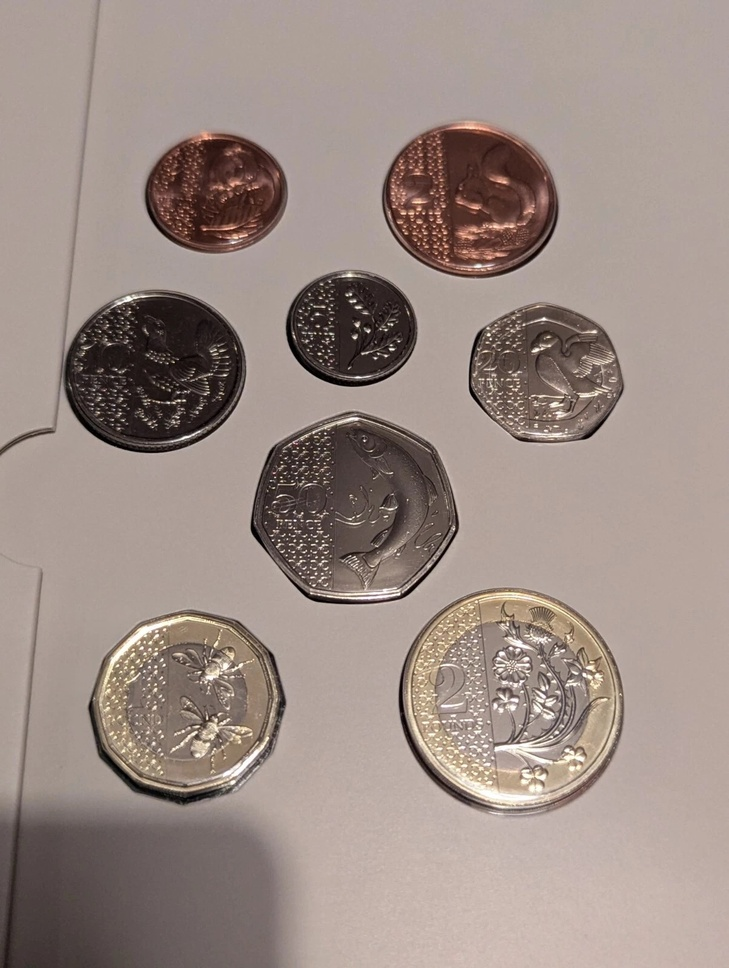
#> input picture practice/basic_opencv/contour/coin1.jpg, 729 x 968 px, shrunk from 1204 x 1600 before the run
$ python basic_ocv.py
#> lines starting #> are read from the running program, lines starting #| are printed output that depends on the picture; after the words box and inside, x2 and y2 are one past the last pixel; in counts of white or black regions, pixels touching at a corner belong together
import cv2
import os
import numpy as np

imgPath = os.path.join(".", "coin1.jpg")
image = cv2.imread(imgPath)
#> image is the input picture: shape (968, 729, 3); mean B, G, R 133.4, 140.2, 155.7

gray = cv2.cvtColor(image, cv2.COLOR_BGR2GRAY)
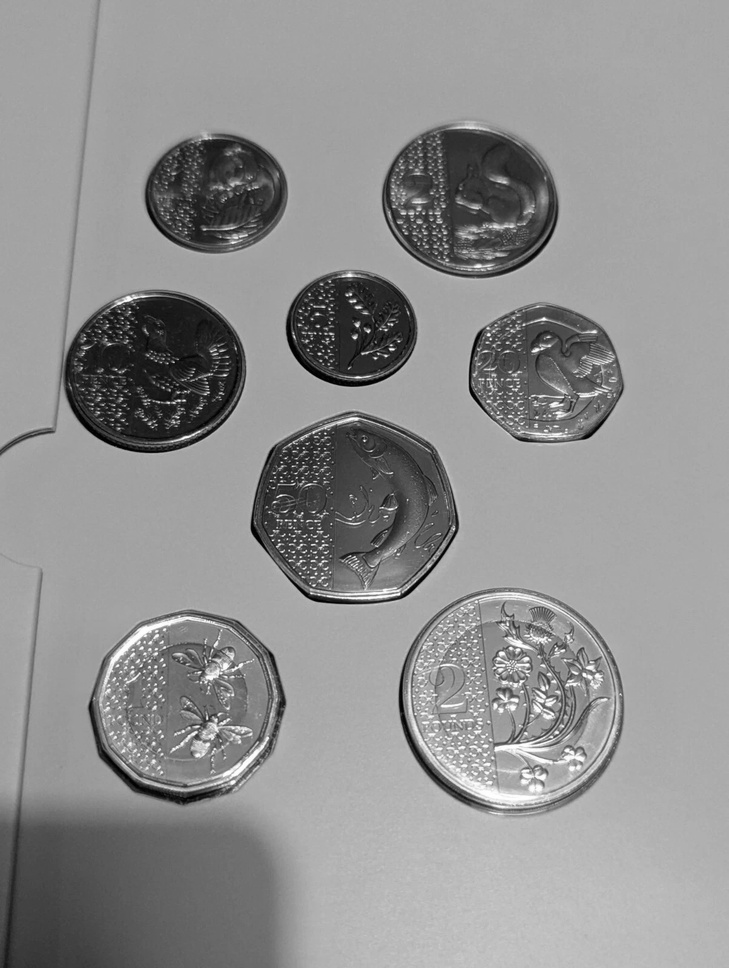
#> gray: shape (968, 729); min 0, max 255, mean 144.1
blurred = cv2.GaussianBlur(gray, (11, 11), 0)

edged = cv2.Canny(blurred, 30, 150)
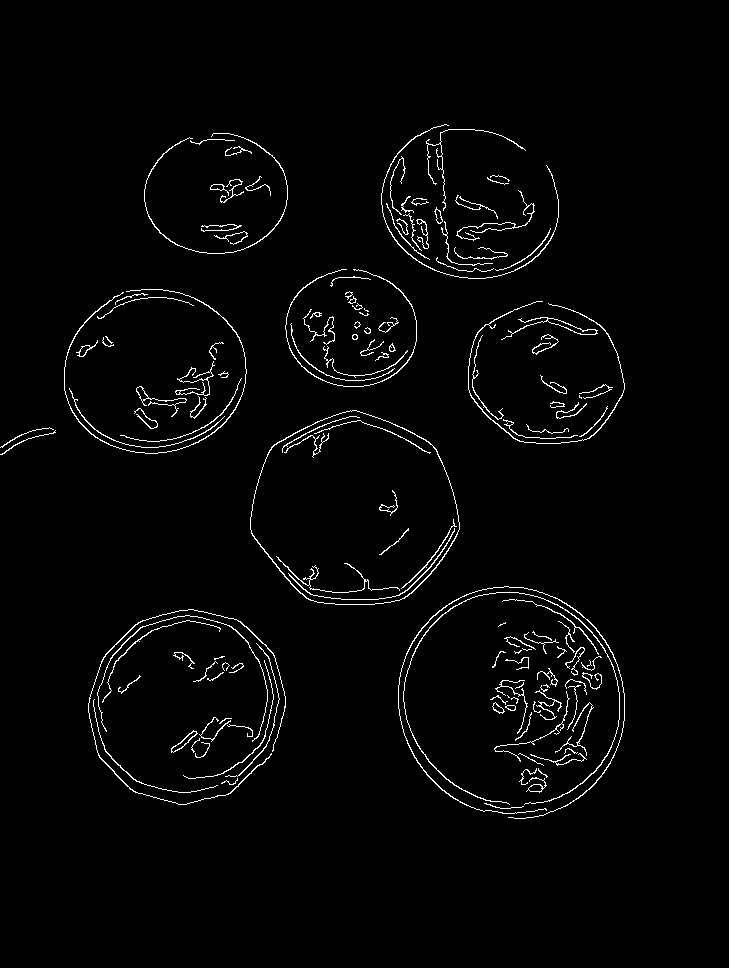
#> edged: shape (968, 729); 2.2% white in thin lines or dots, all inside (x1, y1, x2, y2) = (0, 124, 625, 819)

(cnts, _) = cv2.findContours(edged.copy(), cv2.RETR_EXTERNAL, cv2.CHAIN_APPROX_SIMPLE)
#> cnts = 134 contours, 82 with area under 20; largest, box (x1, y1, x2, y2) and area: (250, 410, 460, 605) 30904, (501, 317, 598, 340) 254, (398, 586, 625, 819) 180, (403, 592, 620, 805) 177, (171, 730, 198, 753) 151

print("I count {} coins in this image".format(len(cnts)))
#| I count 134 coins in this image
coins = image.copy()
cv2.drawContours(coins, cnts, -1, (0, 255, 0), 2)
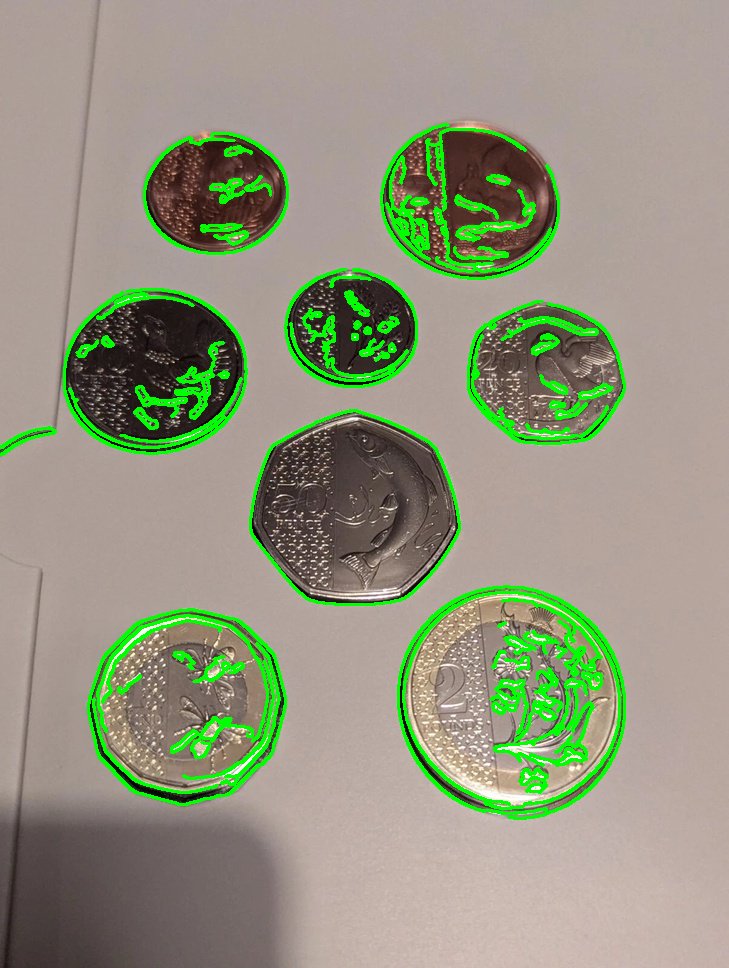
#> coins: shape (968, 729, 3); 6.62% of pixels changed, all inside (x1, y1, x2, y2) = (0, 123, 626, 820)

# for i, c in enumerate(cnts):
#     (x, y, w, h) = cv2.boundingRect(c)

# print("Coin #{}".format(i + 1))
# coin = image[y : y + h, x : x + w]
cv2.imshow("Coin", coins)

# [6 lines of commented-out code are left out]

cv2.waitKey(0)
